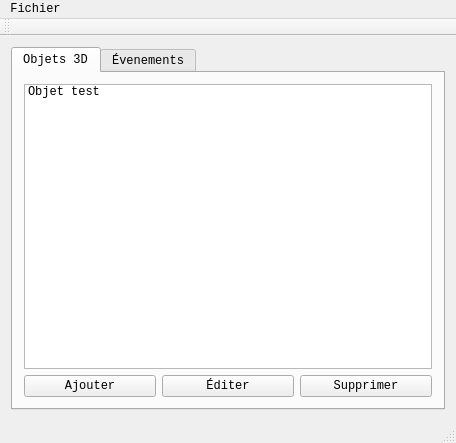
<?xml version="1.0" encoding="UTF-8"?>
<ui version="4.0">
 <class>SceneEditor</class>
 <widget class="QMainWindow" name="SceneEditor">
  <property name="geometry">
   <rect>
    <x>0</x>
    <y>0</y>
    <width>456</width>
    <height>443</height>
   </rect>
  </property>
  <property name="font">
   <font>
    <family>Liberation Mono</family>
   </font>
  </property>
  <property name="windowTitle">
   <string>SceneEditor</string>
  </property>
  <property name="windowIcon">
   <iconset>
    <normaloff>../../1790-5-scenarios/SceneEditor/logo_SE.png</normaloff>../../1790-5-scenarios/SceneEditor/logo_SE.png</iconset>
  </property>
  <widget class="QWidget" name="centralWidget">
   <layout class="QGridLayout" name="gridLayout_3">
    <item row="0" column="0">
     <widget class="QTabWidget" name="tabWidget">
      <property name="sizePolicy">
       <sizepolicy hsizetype="Expanding" vsizetype="Expanding">
        <horstretch>9</horstretch>
        <verstretch>0</verstretch>
       </sizepolicy>
      </property>
      <property name="currentIndex">
       <number>0</number>
      </property>
      <widget class="QWidget" name="tab_objects">
       <attribute name="title">
        <string>Objets 3D</string>
       </attribute>
       <layout class="QGridLayout" name="gridLayout">
        <item row="3" column="0">
         <layout class="QHBoxLayout" name="horizontalLayout">
          <item>
           <widget class="QPushButton" name="pbuAddObject">
            <property name="text">
             <string>Ajouter</string>
            </property>
           </widget>
          </item>
          <item>
           <widget class="QPushButton" name="pbuEditObject">
            <property name="text">
             <string>Éditer</string>
            </property>
           </widget>
          </item>
          <item>
           <widget class="QPushButton" name="pbuDeleteObject">
            <property name="text">
             <string>Supprimer</string>
            </property>
           </widget>
          </item>
         </layout>
        </item>
        <item row="1" column="0">
         <widget class="QListWidget" name="qlwObjects">
          <item>
           <property name="text">
            <string>Objet test</string>
           </property>
          </item>
         </widget>
        </item>
       </layout>
      </widget>
      <widget class="QWidget" name="tab_events">
       <attribute name="title">
        <string>Évenements</string>
       </attribute>
       <layout class="QVBoxLayout" name="verticalLayout">
        <item>
         <widget class="QTreeWidget" name="qtwEvents">
          <column>
           <property name="text">
            <string>Événements :</string>
           </property>
          </column>
         </widget>
        </item>
        <item>
         <layout class="QHBoxLayout" name="horizontalLayout_2">
          <item>
           <widget class="QPushButton" name="pbuAddEvent">
            <property name="text">
             <string>Ajouter</string>
            </property>
           </widget>
          </item>
          <item>
           <widget class="QPushButton" name="pbuEditEvent">
            <property name="text">
             <string>Éditer</string>
            </property>
           </widget>
          </item>
          <item>
           <widget class="QPushButton" name="pbuDeleteEvent">
            <property name="text">
             <string>Supprimer</string>
            </property>
           </widget>
          </item>
         </layout>
        </item>
       </layout>
      </widget>
     </widget>
    </item>
   </layout>
  </widget>
  <widget class="QMenuBar" name="menuBar">
   <property name="geometry">
    <rect>
     <x>0</x>
     <y>0</y>
     <width>456</width>
     <height>21</height>
    </rect>
   </property>
   <widget class="QMenu" name="menuFichier">
    <property name="title">
     <string>Fichier</string>
    </property>
    <addaction name="actionNouveau"/>
    <addaction name="actionOuvrir"/>
    <addaction name="separator"/>
    <addaction name="actionEnregistrer"/>
    <addaction name="actionEnregistrer_sous"/>
    <addaction name="separator"/>
    <addaction name="actionQuitter"/>
   </widget>
   <addaction name="menuFichier"/>
  </widget>
  <widget class="QToolBar" name="mainToolBar">
   <attribute name="toolBarArea">
    <enum>TopToolBarArea</enum>
   </attribute>
   <attribute name="toolBarBreak">
    <bool>false</bool>
   </attribute>
  </widget>
  <widget class="QStatusBar" name="statusBar"/>
  <action name="actionNouveau">
   <property name="text">
    <string>Nouveau</string>
   </property>
  </action>
  <action name="actionOuvrir">
   <property name="text">
    <string>Ouvrir</string>
   </property>
  </action>
  <action name="actionEnregistrer">
   <property name="text">
    <string>Enregistrer</string>
   </property>
  </action>
  <action name="actionEnregistrer_sous">
   <property name="text">
    <string>Enregistrer sous ...</string>
   </property>
  </action>
  <action name="actionQuitter">
   <property name="text">
    <string>Quitter</string>
   </property>
  </action>
 </widget>
 <layoutdefault spacing="6" margin="11"/>
 <resources/>
 <connections>
  <connection>
   <sender>qtwEvents</sender>
   <signal>itemDoubleClicked(QTreeWidgetItem*,int)</signal>
   <receiver>SceneEditor</receiver>
   <slot>editSomething()</slot>
   <hints>
    <hint type="sourcelabel">
     <x>91</x>
     <y>282</y>
    </hint>
    <hint type="destinationlabel">
     <x>95</x>
     <y>416</y>
    </hint>
   </hints>
  </connection>
  <connection>
   <sender>pbuEditEvent</sender>
   <signal>clicked()</signal>
   <receiver>SceneEditor</receiver>
   <slot>editSomething()</slot>
   <hints>
    <hint type="sourcelabel">
     <x>246</x>
     <y>364</y>
    </hint>
    <hint type="destinationlabel">
     <x>253</x>
     <y>419</y>
    </hint>
   </hints>
  </connection>
 </connections>
 <slots>
  <slot>editSomething()</slot>
 </slots>
</ui>
